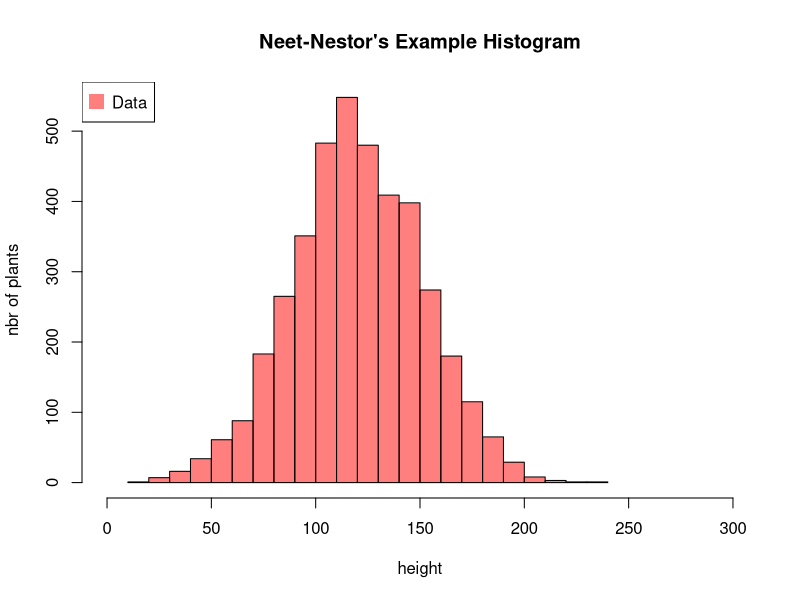

The R source for this figure:
# An example script to generate a histogram with base R libraries.

name<-"Neet-Nestor"
# Create Data
set.seed(1)
data<-rnorm(4000 , 120 , 30)
 
hist(data, breaks=30, xlim=c(0,300), col=rgb(1,0,0,0.5), xlab="height", 
     ylab="nbr of plants", main=paste0(name,
                                       "'s Example Histogram",sep=""))

# Add legend
legend("topleft", legend=c("Data"), col=c(rgb(1,0,0,0.5), 
     rgb(0,0,1,0.5)), pt.cex=2, pch=15)
